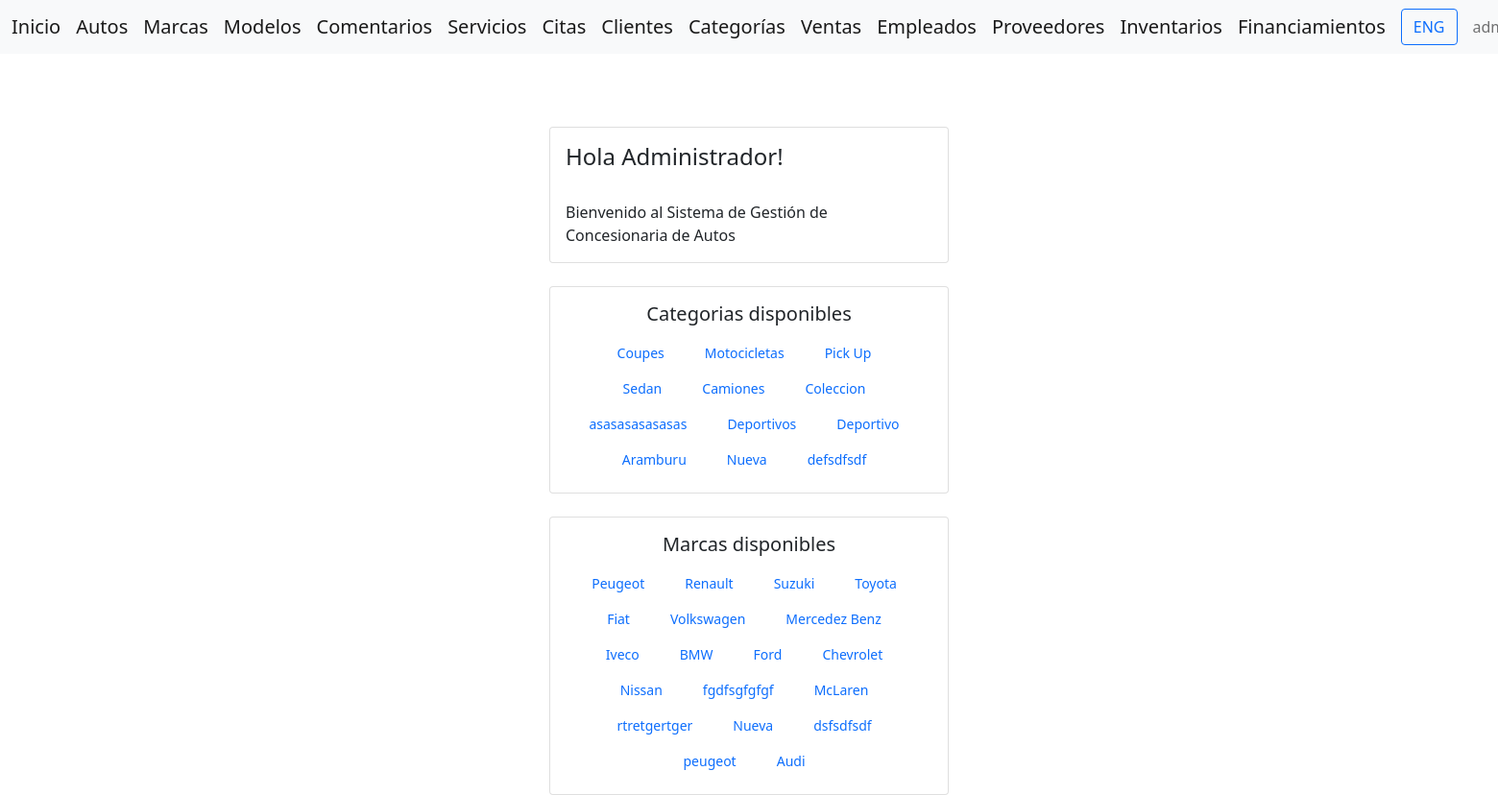
Page / (signed in) on the earlier database version.
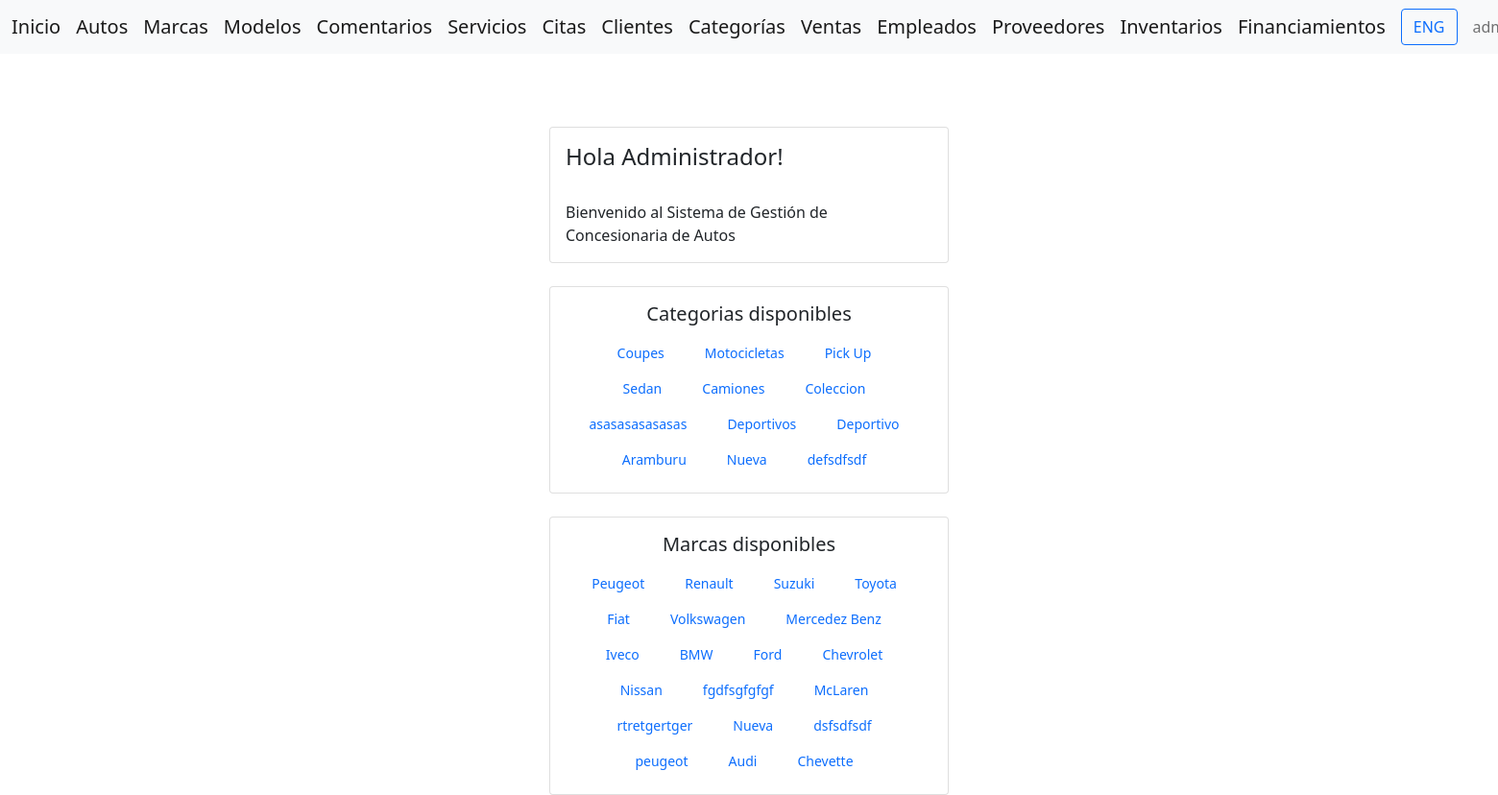
Same page on the later database version.
### gestion/models.py (models this page shows, shortened)
class Categoria(models.Model):
    nombre = models.CharField(max_length=100)

class Marca(models.Model):
    nombre = models.CharField(max_length=100)

### home/views.py (the view)
# urls.py: path('', IndexView.as_view(), name='index'),
class IndexView(LoginRequiredMixin, TemplateView):
    template_name = 'home/index.html'
    login_url = 'login'
    def get_context_data(self, **kwargs):
        context = super().get_context_data(**kwargs)
        context['user'] = self.request.user
        return context

### gestion/context_processors.py (called while the page is built)
def user_info(request):
    user = request.user if request.user.is_authenticated else None
    return {
        'authenticated_user': user
    }

def all_brands(request):
    brands = cache.get('brands')
    if brands is None:
        brands = Marca.objects.all()
        cache.set('brands', brands, 36000)  # Cache por 10 horas (36000 segundos)
    return {'all_brands': brands}

def all_categories(request):
    categories = cache.get('categories')
    if categories is None:
        categories = Categoria.objects.all()  # Devuelve objetos completos
        cache.set('categories', categories, 36000)  # Cache por 10 horas (36000 segundos)
    return {'all_categories': categories}

### home/templates/home/index.html (shortened to what this page needs)
{% extends 'home/base.html' %}
{% block content %}
{% load i18n %}
<div class="row" style="margin-top: 2cm;">
    <div class="col"></div>
    <div class="col">
        <div class="card">
            <div class="card-body">
                <h4 class="card-title">
                    {% trans "Hola" %}
                    {% if authenticated_user %}
                        {{ authenticated_user.first_name }}!
                    {% else %}
                        Invitado
                    {% endif %}
                </h4>
                <br>
                <p class="card-text">{% trans "Bienvenido al Sistema de Gestión de Concesionaria de Autos" %}</p>
            </div>
        </div>
        <div class="card mt-4">
            <div class="card-body">
                <h5 class="card-title text-center" style="margin-bottom: 10px;">{% trans "Categorías Disponibles" %}</h5>
                <div style="display: flex; justify-content: center; flex-wrap: wrap;">
                    {% for category in all_categories %}
                        <a class="nav-link" href="{% url 'categoria-detail' category.id %}" style="margin-right: 10px; white-space: nowrap; font-size: 14px;">{{ category.nombre }}</a>
                    {% endfor %}
                </div>
            </div>
        </div>
        <div class="card mt-4">
            <div class="card-body">
                <h5 class="card-title text-center" style="margin-bottom: 10px;">{% trans "Marcas Disponibles" %}</h5>
                <div style="display: flex; justify-content: center; flex-wrap: wrap;">
                    {% for brand in all_brands %}
                        <a class="nav-link" href="{% url 'marca-detail' brand.id %}" style="margin-right: 10px; white-space: nowrap; font-size: 14px;">{{ brand.nombre }}</a>
                    {% endfor %}
                </div>
            </div>
        </div>
    </div>
    <div class="col"></div>
</div>
{% endblock %}

Differences in the rows shown:
added Marca: nombre "Chevette"
